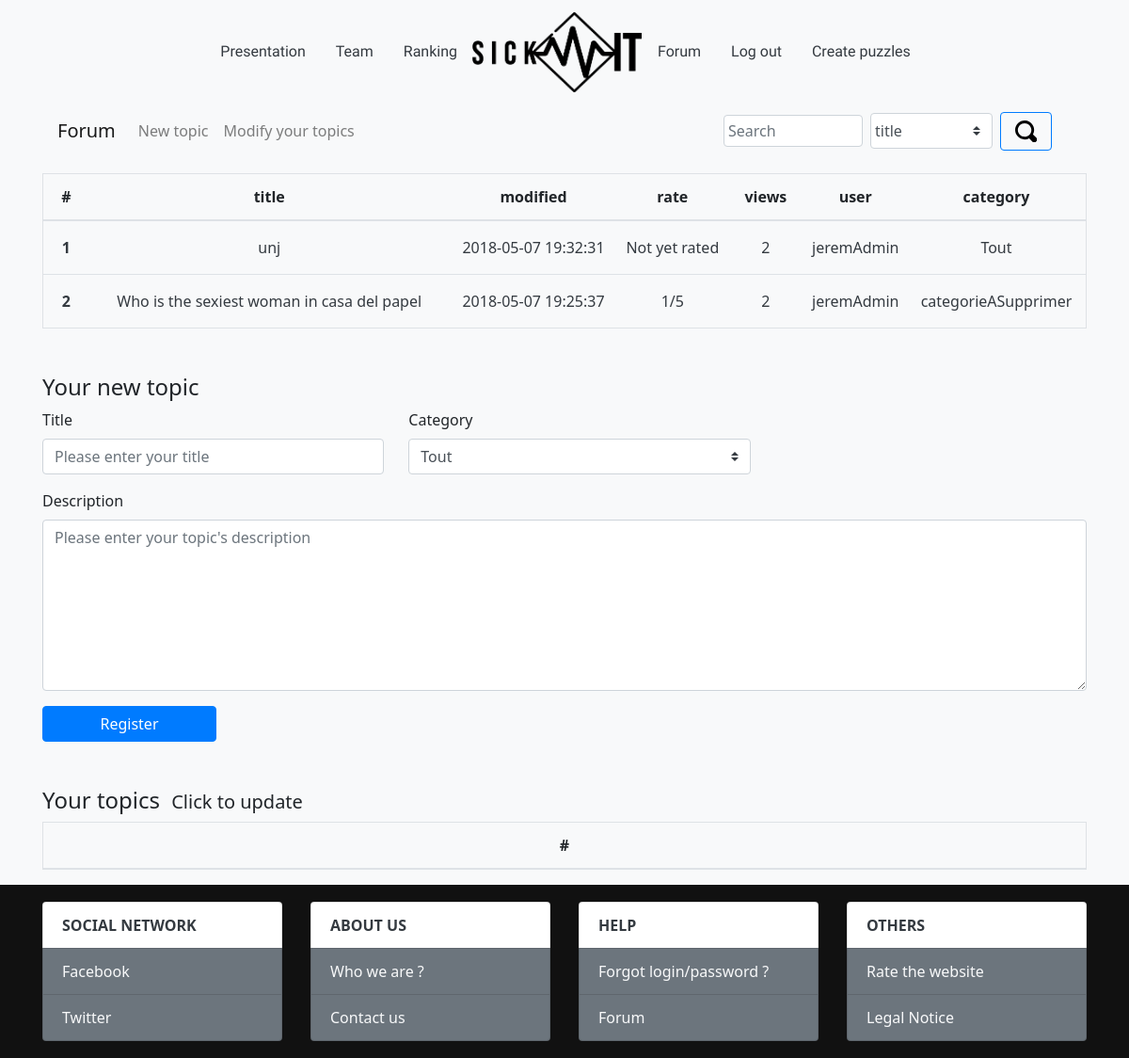
/index.php?action=forum (signed in), run on the app's committed database.
### tables this page shows
CREATE TABLE IF NOT EXISTS `subject` (
  `id` int(11) NOT NULL AUTO_INCREMENT,
  `title` varchar(50) DEFAULT NULL,
  `description` mediumtext,
  `created` datetime DEFAULT NULL,
  `modified` datetime DEFAULT NULL,
  `rate` float DEFAULT NULL,
  `views` int(11) NOT NULL DEFAULT '0',
  `idUser` int(11) DEFAULT NULL,
  `idCategory` int(11) DEFAULT NULL,
  PRIMARY KEY (`id`),
  KEY `fk_category` (`idCategory`) USING BTREE,
  KEY `fk_user` (`idUser`) USING BTREE
);

CREATE TABLE IF NOT EXISTS `user` (
  `id` int(11) NOT NULL AUTO_INCREMENT,
  `login` varchar(80) DEFAULT NULL,
  `email` varchar(120) DEFAULT NULL,
  `password` text,
  `points` int(11) NOT NULL DEFAULT '0',
  `created` date DEFAULT NULL,
  `markSite` int(11) DEFAULT NULL,
  `noticeSite` text,
  `time` datetime DEFAULT NULL,
  `creatorMode` tinyint(1) DEFAULT NULL,
  `administrator` tinyint(1) DEFAULT NULL,
  `ban` datetime DEFAULT NULL,
  `test` int(11) DEFAULT NULL,
  `confirmKey` varchar(255) DEFAULT NULL,
  `confirm` int(11) DEFAULT NULL,
  PRIMARY KEY (`id`),
  UNIQUE KEY `email` (`email`)
);

CREATE TABLE IF NOT EXISTS `category` (
  `id` int(11) NOT NULL AUTO_INCREMENT,
  `name` varchar(50) DEFAULT NULL,
  `idUser` int(11) DEFAULT NULL,
  `priority` int(11) DEFAULT NULL,
  PRIMARY KEY (`id`),
  UNIQUE KEY `nameCategory` (`name`) USING BTREE,
  KEY `fk_user` (`idUser`) USING BTREE
);

### controller/forum/forumPrepare.php (called while the page is built, shortened)
<?php
$infoCategory = getInfosCategory();
$preciseInfosSubject = selectTopicsListWithoutFKeys();
require_once('view/forum/forumView.php');

### model/forumModel.php (called while the page is built, shortened)
<?php
function getInfosCategory(){
	$db = dbConnect();
	$infosCategory = $db->prepare('SELECT id,name, priority FROM category');
	$infosCategory->execute();
	return $infosCategory;
}
function selectTopicsListWithoutFKeys() {
	$db = dbConnect();
	$reqListTopics = $db->query('SELECT subject.id as id, subject.title as title, subject.modified as modified, subject.rate as rate, subject.views as views, user.login as user, category.name as category FROM subject, user, category WHERE subject.idUser = user.id AND subject.idCategory = category.id');
	$selectListTopicsNoFKeys = $reqListTopics->fetchAll(PDO::FETCH_ASSOC);
	return $selectListTopicsNoFKeys;
}

### view/forum/forumListSubjectView.php (the view, shortened to what this page needs)
<section class="container mt-3">
	<table class="table table-hover border" id="tableSubject">
	  <thead>
	    <tr class="text-center">
			<th scope="col">#</th>
			<?php showFieldsSubject($preciseInfosSubject) ?>
	    </tr>
	  </thead>
	  <tbody data-link="row" class="rowlink text-center">
	  	<?php showLignsSubject($preciseInfosSubject) ?>
	  </tbody>
	</table>
</section>
<?php
function showFieldsSubject($doubleArraySubject){
	foreach($doubleArraySubject[0] as $key => $value){
		if ($key !== 'id'){
			?><th scope="co text-center">
				<?= $key;?>
			</th><?php
		}
	}
}
function showLignsSubject($doubleArraySubject){
	for($i = 0; $i < count($doubleArraySubject); $i++){
		$idSubject = $doubleArraySubject[$i]['id'];
		?>
		<tr>
			<th scope="row" class="p-3 text-center"><a href='index.php?action=forum&amp;direction=subject&amp;id=<?=$idSubject ?>' class="d-block m-0 p-0 text-dark" style="text-decoration:none"><?= $i + 1;?></a></th>
		<?php
			foreach ($doubleArraySubject[$i] as $key => $value){
				if ($key != 'id'){
					$showValue = conditionsRateShowValue($key, $value);
					?>
						<td class="p-0 align-middle"><a href='index.php?action=forum&amp;direction=subject&amp;id=<?=$idSubject ?>' class="d-block m-0 p-0 text-dark" style="text-decoration:none"><?= $showValue; ?></a></td>
					<?php
				}
			}
			?>
		</tr>
		<?php
	}
}
function conditionsRateShowValue($field, $fieldValue) {
	$contentValue = '';
	if($field === 'rate') {
		if($fieldValue == NULL) {
			$contentValue = 'Not yet rated';
		} else {
			$contentValue = $fieldValue . '/5';
		}
	} else {
		$contentValue = $fieldValue;
	}
	return $contentValue;
}

### public/css/projetStyle.css (style rules this page uses)
body { font-family:"Segoe UI",Roboto,"Helvetica Neue",Arial,sans-serif; font-size: 1rem; }
a:link { text-decoration: none; }

### public/css/forumStyle.css (style rules this page uses)
a { text-decoration: none; }

### data on the page
subject: title "unj", modified "2018-05-07 19:32:31", rate "Not yet rated", views "2", idUser.login "jeremAdmin", idCategory.name "Tout"
subject: title "Who is the sexiest woman in casa del papel", modified "2018-05-07 19:25:37", rate "1/5", views "2", idUser.login "jeremAdmin", idCategory.name "categorieASupprimer"

### other printed values
$key "title"
$key "modified"
$key "rate"
$key "views"
$key "user"
$key "category"
form field fields "title"
form field category "Tout"
